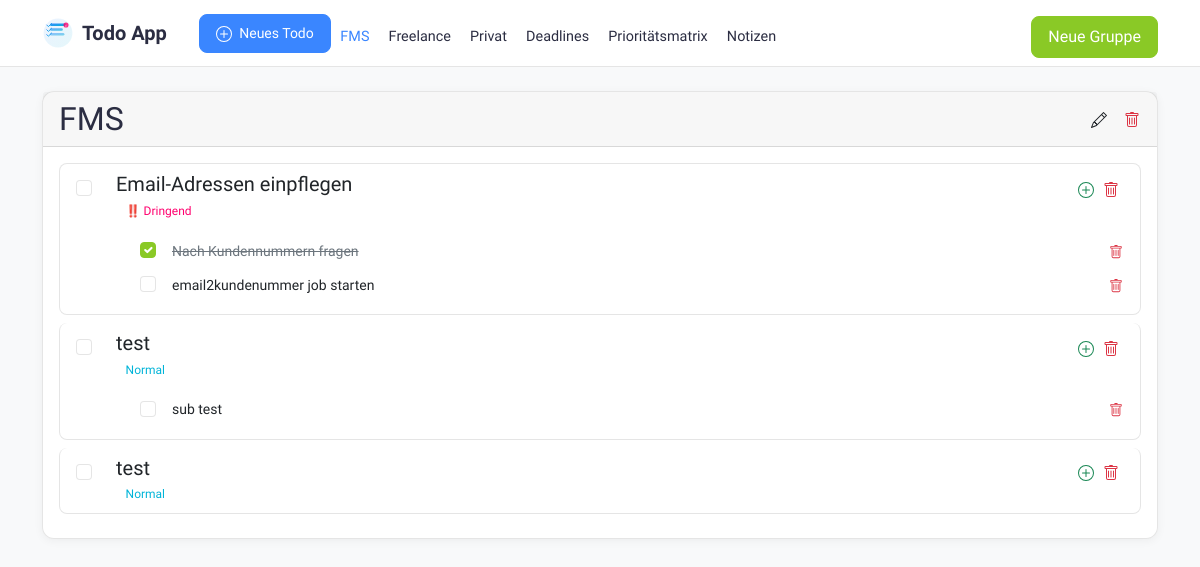
The page / on the database its author committed.
### app.py (models this page shows)
class TaskGroup(db.Model):
    id = db.Column(db.Integer, primary_key=True)
    name = db.Column(db.String(100), nullable=False)
    created_at = db.Column(db.DateTime, default=datetime.utcnow)
    todos = db.relationship('Todo', backref='group', lazy=True, cascade='all, delete-orphan')

class Todo(db.Model):
    id = db.Column(db.Integer, primary_key=True)
    title = db.Column(db.String(200), nullable=False)
    description = db.Column(db.Text)
    completed = db.Column(db.Boolean, default=False)
    priority = db.Column(db.String(10), default='medium')
    created_at = db.Column(db.DateTime, default=datetime.utcnow)
    due_date = db.Column(db.DateTime, nullable=True)
    group_id = db.Column(db.Integer, db.ForeignKey('task_group.id'), nullable=False)
    parent_id = db.Column(db.Integer, db.ForeignKey('todo.id'), nullable=True)
    sub_todos = db.relationship('Todo', backref=db.backref('parent', remote_side=[id]),
                              cascade='all, delete-orphan')

### app.py (the view)
@app.route('/')
def index():
    groups = TaskGroup.query.all()
    selected_group_id = request.args.get('group_id', type=int)
    selected_group = None
    todos_by_group = {}
    if not selected_group_id and groups:
        selected_group_id = groups[0].id
    if selected_group_id:
        selected_group = TaskGroup.query.get_or_404(selected_group_id)
        todos = Todo.query.filter_by(group_id=selected_group_id, parent_id=None).order_by(
            Todo.completed,
            case(
                (Todo.priority == 'urgent', 1),
                (Todo.priority == 'high', 2),
                (Todo.priority == 'medium', 3),
                (Todo.priority == 'low', 4)
            ),
            Todo.created_at.desc()
        ).all()
        todos_by_group[selected_group_id] = todos
    return render_template('index.html',
                         groups=groups,
                         selected_group=selected_group,
                         todos_by_group=todos_by_group)

### app.py (called while the page is built)
@app.context_processor
def inject_groups():
    groups = TaskGroup.query.all()
    return dict(groups=groups)

### templates/index.html (shortened to what this page needs)
{% extends "base.html" %}
{% block content %}
{% if selected_group %}
    <div class="card mb-4">
        <div class="card-header d-flex justify-content-between align-items-center">
            <h2 class="mb-0">{{ selected_group.name }}</h2>
            <div class="btn-group">
                <a href="{{ url_for('edit_group', id=selected_group.id) }}" class="btn btn-link text-dark p-0 me-3" title="Gruppe bearbeiten">
                </a>
                <a href="{{ url_for('delete_group', id=selected_group.id) }}" class="btn btn-link text-danger p-0" title="Gruppe löschen" onclick="return confirm('Sind Sie sicher? Alle Todos in dieser Gruppe werden gelöscht!')">
                </a>
            </div>
        </div>
        <div class="card-body">
            {% if todos_by_group[selected_group.id] %}
                <div class="list-group">
                    {% for todo in todos_by_group[selected_group.id] %}
                        <div class="list-group-item {% if todo.completed %}bg-light{% endif %}" id="todo-{{ todo.id }}">
                            <div class="d-flex align-items-start">
                                <div class="form-check mt-1 me-3">
                                    <input type="checkbox"
                                           class="form-check-input todo-checkbox"
                                           data-todo-id="{{ todo.id }}"
                                           {% if todo.completed %}checked{% endif %}>
                                </div>
                                <div class="flex-grow-1">
                                        <div class="d-flex justify-content-between align-items-start">
                                            <div class="todo-content flex-grow-1" style="cursor: pointer;" onclick="window.location.href='{{ url_for('edit_todo', id=todo.id) }}'">
                                                <h5 class="mb-1 {% if todo.completed %}text-decoration-line-through text-muted{% endif %}">
                                                    <span class="todo-title">{{ todo.title }}</span>
                                                </h5>
                                                <div class="d-flex flex-wrap gap-1">
                                                    {% if todo.priority == 'urgent' %}
                                                        <span class="badge bg-danger">‼️ Dringend</span>
                                                    {% elif todo.priority == 'high' %}
                                                        <span class="badge bg-warning">❗ Hoch</span>
                                                    {% elif todo.priority == 'medium' %}
                                                        <span class="badge bg-info">Normal</span>
                                                    {% elif todo.priority == 'low' %}
                                                        <span class="badge bg-secondary">Niedrig</span>
                                                    {% endif %}
                                                </div>
                                            </div>
                                            <div class="btn-group">
                                                <a href="{{ url_for('new_todo', parent_id=todo.id) }}" class="btn btn-link text-success p-1" title="Sub-Todo hinzufügen">
                                                </a>
                                                <a href="{{ url_for('delete_todo', id=todo.id) }}" class="btn btn-link text-danger p-1" title="Todo löschen" onclick="return confirm('Sind Sie sicher?')">
                                                </a>
                                            </div>
                                        </div>
                                    {% if todo.sub_todos %}
                                        <div class="mt-3 ms-4">
                                            {% for sub_todo in todo.sub_todos %}
                                                <div class="d-flex align-items-start mb-2" id="todo-{{ sub_todo.id }}">
                                                    <div class="form-check me-2">
                                                        <input type="checkbox"
                                                               class="form-check-input todo-checkbox"
                                                               data-todo-id="{{ sub_todo.id }}"
                                                               {% if sub_todo.completed %}checked{% endif %}>
                                                    </div>
                                                    <div class="flex-grow-1">
                                                        <div class="d-flex justify-content-between align-items-center">
                                                        <div class="todo-content small {% if sub_todo.completed %}text-decoration-line-through text-muted{% endif %}"
                                                             style="flex-grow: 1; cursor: pointer;"
                                                             onclick="window.location.href='{{ url_for('edit_todo', id=sub_todo.id) }}'">
                                                            <span class="todo-title">{{ sub_todo.title }}</span>
                                                        </div>
                                                            <div class="btn-group ms-2">
                                                                <a href="{{ url_for('delete_todo', id=sub_todo.id) }}" class="btn btn-link text-danger p-0" title="Sub-Todo löschen" onclick="return confirm('Sind Sie sicher?')">
                                                                </a>
                                                            </div>
                                                        </div>
                                                    </div>
                                                </div>
                                            {% endfor %}
                                        </div>
                                    {% endif %}
                                </div>
                            </div>
                        </div>
                    {% endfor %}
                </div>
            {% else %}
                <p class="text-center">Keine Todos in dieser Gruppe. <a href="{{ url_for('new_todo', group_id=selected_group.id) }}">Erstellen Sie ein neues Todo!</a></p>
            {% endif %}
        </div>
    </div>
{% else %}
    <div class="alert alert-info">
        <p class="text-center">Bitte wählen Sie eine Gruppe aus oder <a href="{{ url_for('new_group') }}">erstellen Sie eine neue Gruppe</a>.</p>
    </div>
{% endif %}
{% endblock %}

### templates/base.html (shortened to what this page needs)
<!DOCTYPE html>
<html lang="de">
    <head>
        <link href="https://cdn.jsdelivr.net/npm/bootstrap@5.1.3/dist/css/bootstrap.min.css" rel="stylesheet">
</head>
<body>
    <nav class="navbar navbar-expand-lg sticky-top mb-4">
        <div class="container">
            <div class="d-flex align-items-center">
                <a class="navbar-brand" href="{{ url_for('index') }}">
                    Todo App
                </a>
                {% if selected_group %}
                    <a href="{{ url_for('new_todo', group_id=selected_group.id) }}" class="btn btn-primary btn-sm ms-3">
                        Neues Todo
                    </a>
                {% endif %}
            </div>
            <div class="collapse navbar-collapse" id="navbarNav">
                <ul class="navbar-nav me-auto">
                    {% for nav_group in groups %}
                        <li class="nav-item">
                            <a class="nav-link {% if selected_group and selected_group.id == nav_group.id %}active{% endif %}"
                               href="{{ url_for('index', group_id=nav_group.id) }}">
                                {{ nav_group.name }}
                            </a>
                        </li>
                    {% endfor %}
                        <li class="nav-item">
                            <a class="nav-link {% if request.endpoint == 'deadlines' %}active{% endif %}"
                               href="{{ url_for('deadlines') }}">
                                Deadlines
                            </a>
                        </li>
                        <li class="nav-item">
                            <a class="nav-link {% if request.endpoint == 'priority_matrix' %}active{% endif %}"
                               href="{{ url_for('priority_matrix') }}">
                                Prioritätsmatrix
                            </a>
                        </li>
                        <li class="nav-item">
                            <a class="nav-link {% if request.endpoint == 'notes' %}active{% endif %}"
                               href="{{ url_for('notes') }}">
                                Notizen
                            </a>
                        </li>
                </ul>
                <div class="d-flex">
                    <a href="{{ url_for('new_group') }}" class="btn btn-success">Neue Gruppe</a>
                </div>
            </div>
        </div>
    </nav>
    <div class="container">
        {% block content %}{% endblock %}
    </div>
</body>
</html>

### templates/base.html (style rules this page uses)
:root { --primary-color: #3a86ff; --danger-color: #ff006e; --success-color: #8ac926; --warning-color: #ffbe0b; --info-color: #00b4d8; --background-color: #f8f9fa; --card-background: rgba(255, 255, 255, 0.9); --text-color: #2b2d42; --text-muted: #6c757d; --border-color: rgba(0, 0, 0, 0.1); }
body { font-family: 'SF Pro Text', -apple-system, BlinkMacSystemFont, sans-serif; background-color: var(--background-color); color: var(--text-color); line-height: 1.6; }
.navbar { background: var(--card-background); backdrop-filter: blur(10px); -webkit-backdrop-filter: blur(10px); border-bottom: 1px solid var(--border-color); padding: 0.5rem 0; }
.navbar-brand { color: var(--text-color); font-weight: 600; font-size: 1.25rem; display: flex; align-items: center; gap: 0.5rem; }
.logo { width: 32px; height: 32px; transition: transform 0.3s ease; }
.nav-link { color: var(--text-color); padding: 0.5rem 0.75rem; border-radius: 8px; transition: all 0.3s ease; margin: 0 0.1rem; font-size: 0.9rem; }
.nav-link.active { background-color: rgba(var(--primary-color-rgb), 0.1); color: var(--primary-color); font-weight: 500; }
.navbar-collapse { margin-top: 0.5rem; }
.card { background: var(--card-background); border-radius: 12px; border: 1px solid var(--border-color); box-shadow: 0 2px 10px rgba(0, 0, 0, 0.05); backdrop-filter: blur(10px); -webkit-backdrop-filter: blur(10px); transition: transform 0.2s ease, box-shadow 0.2s ease; }
.btn { border-radius: 8px; padding: 0.5rem 1rem; transition: all 0.3s ease; font-weight: 500; }
.btn-primary { background-color: var(--primary-color); border-color: var(--primary-color); }
.btn-success { background-color: var(--success-color); border-color: var(--success-color); }
.badge { padding: 0.4em 0.8em; border-radius: 6px; font-weight: 500; }
.badge.bg-danger { background-color: rgba(var(--danger-color-rgb), 0.1) !important; color: var(--danger-color); }
.badge.bg-info { background-color: rgba(var(--info-color-rgb), 0.1) !important; color: var(--info-color); }
.list-group-item { background: var(--card-background); border: 1px solid var(--border-color); margin-bottom: 8px; border-radius: 8px !important; transition: all 0.3s ease; }
.form-check-input { border-color: var(--border-color); }
.form-check-input:checked { background-color: var(--success-color); border-color: var(--success-color); }

### rows shown on the page
TaskGroup: name "FMS"
TaskGroup: name "Freelance"
TaskGroup: name "Privat"
Todo: title "Email-Adressen einpflegen", priority "‼️ Dringend"
Todo: completed "☑", title "Nach Kundennummern fragen"
Todo: title "email2kundenummer job starten"
Todo: title "test", priority "Normal"
Todo: title "sub test"
Todo: title "test", priority "Normal"
